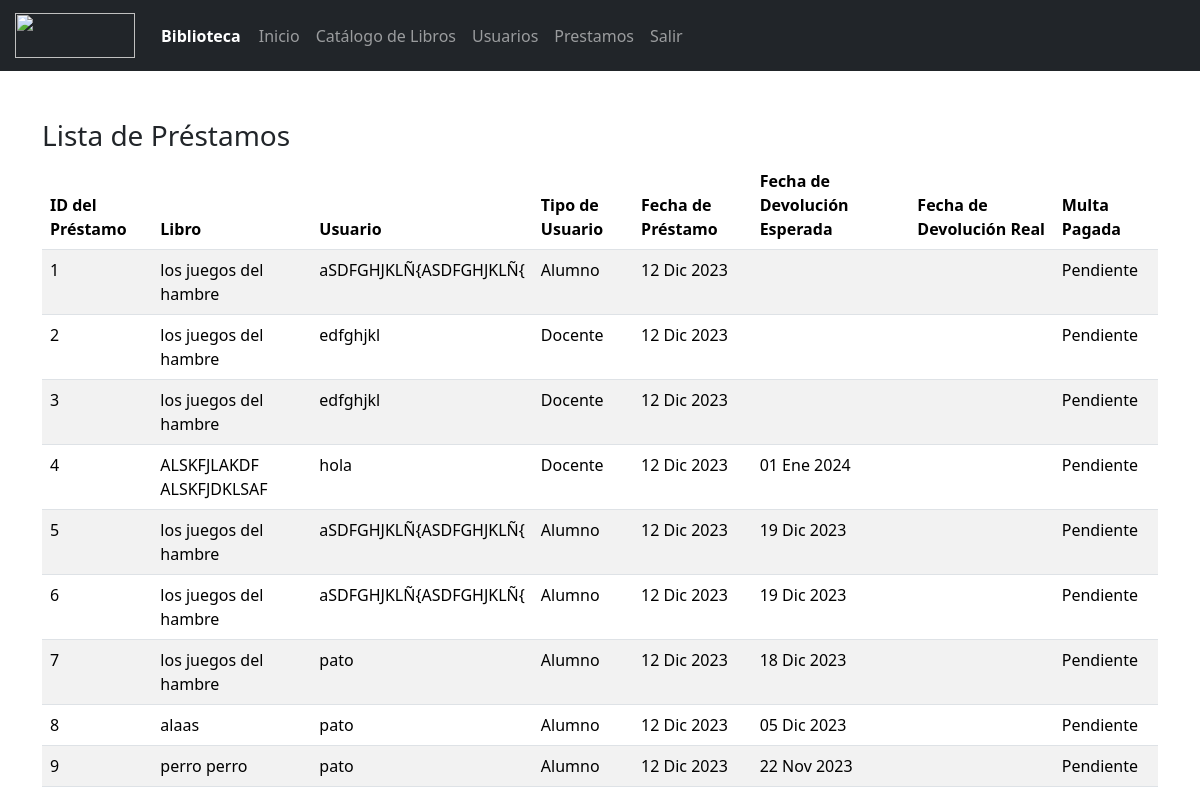
The page /listaprestamos/ (signed in) on the database as committed earlier.
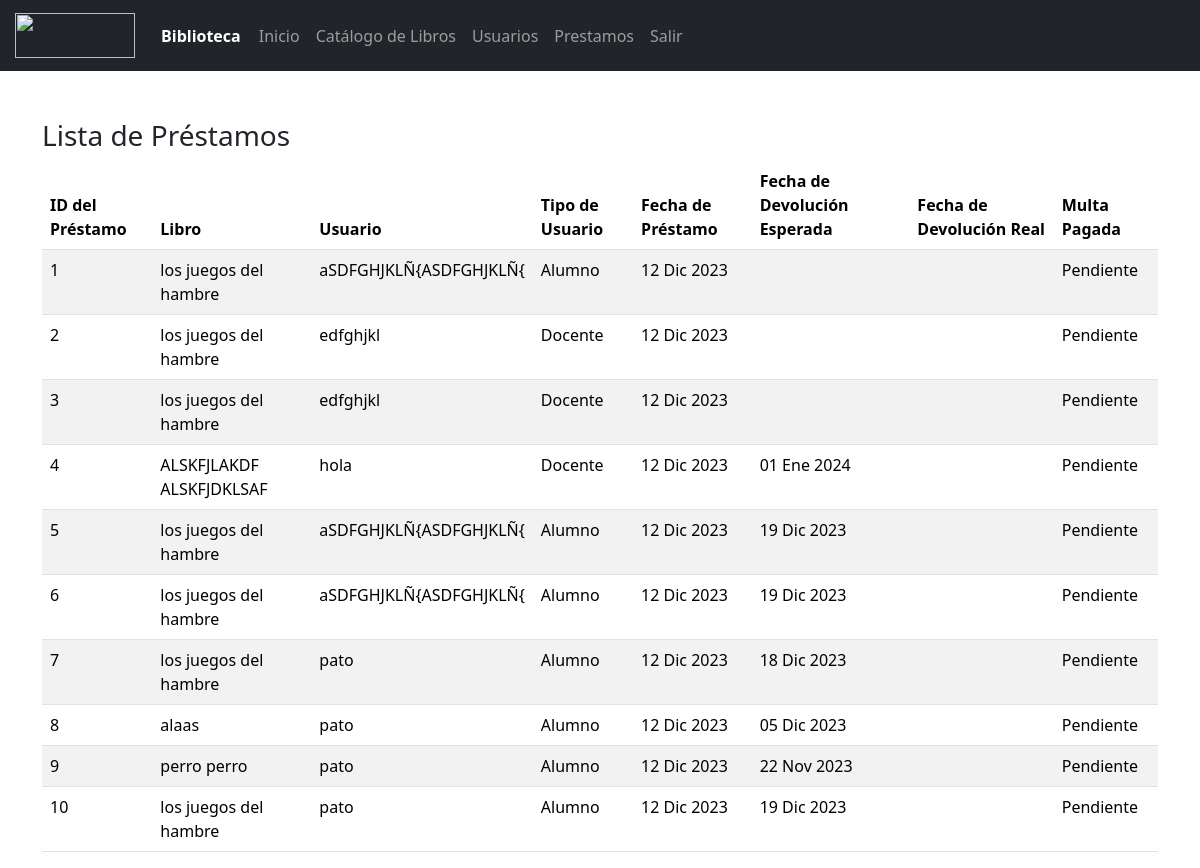
The same page on the database as committed later.
### core/models.py (models this page shows, shortened)
class Prestamo(models.Model):
    libro = models.ForeignKey(Libro, on_delete=models.CASCADE)
    usuario = models.ForeignKey(Usuario, on_delete=models.CASCADE)
    fecha_prestamo = models.DateTimeField(null=True, blank=True)
    fecha_devolucion = models.DateTimeField(null=True, blank=True)
    multa_pagada = models.BooleanField(default=False)
    fecha_devolucion_real = models.DateTimeField(null=True, blank=True)

class Libro(models.Model):
    titulo = models.CharField(max_length=200)
    autor = models.CharField(max_length=200)
    editorial = models.CharField(max_length=200)
    ano_de_publicacion = models.IntegerField()
    prestado = models.BooleanField(default=False)
    isbn = models.CharField(max_length=200)

class Usuario(models.Model):
    USER_TYPE_CHOICES = (
        ('ALUMNO', 'Alumno'),
        ('DOCENTE', 'Docente'),
    )
    nombre = models.CharField(max_length=200)
    apellido = models.CharField(max_length=200)
    direccion = models.CharField(max_length=200)
    correo_electronico = models.EmailField()
    numero_de_telefono = models.CharField(max_length=200)
    user_type = models.CharField(max_length=7, choices=USER_TYPE_CHOICES, default='ALUMNO')
    rut = models.CharField(max_length=20)

### core/views.py (the view)
# urls.py: path('listaprestamos/', lista_prestamos, name='lista_prestamos'),
@login_required
def lista_prestamos(request):
    prestamos = Prestamo.objects.all()
    return render(request, 'core/lista_prestamos.html', {'prestamos': prestamos})

### core/templates/core/lista_prestamos.html
{% extends 'core/base.html' %}
{% block content %}
<div class="container mt-5">
    <h3>Lista de Préstamos</h3>
    <table class="table table-striped">
        <thead>
            <tr>
                <th>ID del Préstamo</th>
                <th>Libro</th>
                <th>Usuario</th>
                <th>Tipo de Usuario</th>
                <th>Fecha de Préstamo</th>
                <th>Fecha de Devolución Esperada</th>
                <th>Fecha de Devolución Real</th>
                <th>Multa Pagada</th>
            </tr>
        </thead>
        <tbody>
            {% for prestamo in prestamos %}
            <tr>
                <td>{{ prestamo.id }}</td>
                <td>{{ prestamo.libro.titulo }}</td>
                <td>{{ prestamo.usuario.nombre }}</td>
                <td>
                    {% if prestamo.usuario.user_type == "DOCENTE" %}
                        Docente
                    {% elif prestamo.usuario.user_type == "ALUMNO" %}
                        Alumno
                    {% else %}
                        Desconocido
                    {% endif %}
                </td>
                <td>{{ prestamo.fecha_prestamo|date:"d M Y" }}</td>
                <td>{{ prestamo.fecha_devolucion|date:"d M Y" }}</td>
                <td>{{ prestamo.fecha_devolucion_real|default:"N/A"|date:"d M Y H:i:s" }}</td>
                <td>
                    {% if prestamo.multa_pagada %}
                        Pagada
                    {% else %}
                        Pendiente
                    {% endif %}
                </td>
            </tr>
            {% endfor %}
        </tbody>
    </table>
</div>
{% endblock %}

Rows that differ between the two databases and show on the page:
added Prestamo: id "10", libro.titulo "los juegos del hambre", usuario.nombre "pato", shows "Alumno", fecha_prestamo "12 Dic 2023", fecha_devolucion "19 Dic 2023", multa_pagada "Pendiente"
